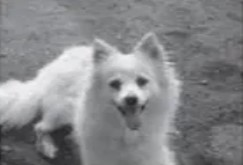
#> input picture LABS/LAB2/Img_Original.jpg, 243 x 165 px, found by its file name
$ jupyter execute 'Lab Ex_2_Image Contrast Stretching.ipynb'
#> lines starting #> are read from the running program, lines starting #| are printed output that depends on the picture; after the words box and inside, x2 and y2 are one past the last pixel; in counts of white or black regions, pixels touching at a corner belong together
# <div style="text-align:center;"> LAB EXERCISE 2 : IMAGE CONTRAST STRETCHING </div>

## Introduction:
Image enhancement is a crucial aspect of image processing that aims to improve the visual quality of images for better analysis and interpretation. One widely used technique for enhancing images is **contrast stretching**, which modifies the range of intensity values in an image to utilize the full spectrum of available pixel values. This process involves identifying the minimum and maximum intensity values present in the image and stretching these values to cover the entire range of intensity levels, typically from 0 to 255 in 8-bit images. By doing so, contrast stretching can significantly improve the visibility of features within an image, making it easier to discern details that may have been obscured in the original. This report outlines the implementation of contrast stretching on a grayscale image, detailing the steps taken, results obtained, and observations made regarding the changes in image quality and pixel distribution. Through this process, we aim to demonstrate the effectiveness of contrast stretching as a method for enhancing image clarity and detail.

In this report, we perform the following tasks on an image to apply contrast stretching:
1. Load and read the image.
2. Convert the image to grayscale.
3. Find the minimum (r_min) and maximum (r_max) pixel intensity values in the grayscale image.
4. Apply the contrast stretching formula to each pixel.
5. Display the contrast-stretched image.
6. Plot the histograms of both the original and the contrast-stretched images.
7. Provide observations based on the image and histogram analysis.

## 1. Download and read the image attached

We begin by loading the original image using OpenCV (`cv2`). The image is displayed using matplotlib to provide a visual reference of the image before any processing is applied.

[cell 1]
import cv2
import numpy as np
import matplotlib.pyplot as plt

image = cv2.imread('img_original.jpg')  # Reading the original image
#> image is the input picture: shape (165, 243, 3); mean B, G, R 137.2, 135, 134.3

plt.imshow(cv2.cvtColor(image, cv2.COLOR_BGR2RGB)) #Displaying the original image
plt.title("Original Image")
plt.axis('off')
plt.show()

[cell 2]
print("Matrix of the original color image:")
print(image)
#> (printed output is left out)

[cell 3]
print(f"Original Image Shape (Color): {image.shape}")  # Shape includes height, width, and channels
#| Original Image Shape (Color): (165, 243, 3)
print(f"Number of Channels: {image.shape[2]}")  # 3 channels (RGB)
#| Number of Channels: 3
print("Number of dimensions in the original color image:", image.ndim) # 3 Dimensions: Height,Width,Third dimension for the color channels
#| Number of dimensions in the original color image: 3

## Interpretation of the Original Color Image Properties:

1. **Image Shape**:
   - The image has a shape of **(165, 243, 3)**.
   - This indicates that the image is **165 pixels in height**, **243 pixels in width**, and has **3 channels** for color information (Red, Green, and Blue).
    - The image can be visualized as a **3D matrix**:
    - The first two dimensions define the **spatial structure** (height and width).
    - The third dimension holds the **color information** for each pixel in the form of RGB values, making it a color image.

2. **Number of Channels**:
   - The number of channels is **3**, corresponding to the **RGB color model**.
   - Each pixel in the image contains 3 values, one for each channel: **Red**, **Green**, and **Blue**.

3. **Pixel Representation**:
   - Each pixel in the image is represented by a triplet of values, e.g., **(R, G, B)**, where each value ranges from **0 to 255**.
   - The combination of these values determines the color of the pixel. For example, (255, 0, 0) represents a red pixel, (0, 255, 0) represents green, and so on.

5. **Overall Image Structure**:
   - The image can be visualized as a **3D matrix**:
     - The first two dimensions define the **spatial structure** (height and width).
     - The third dimension holds the **color information** for each pixel in the form of RGB values, making it a color image.

## 2. Convert the image into grayscale image

The image is then converted to grayscale to simplify the analysis by focusing solely on intensity values. Grayscale images have a single intensity channel, unlike color images which have three (R, G, B).

[cell 4]
gray_image = cv2.cvtColor(image, cv2.COLOR_BGR2GRAY) # Converting to grayscale
plt.imshow(gray_image, cmap='gray')
plt.title("Grayscale Image")
plt.axis('off')
plt.show()

[cell 5]
print("\nMatrix of the grayscale image:")
print(gray_image)
#> (printed output is left out)

[cell 6]
# Print grayscale image properties
print(f"Grayscale Image Shape: {gray_image.shape}")  # Shape includes only height and width
#| Grayscale Image Shape: (165, 243)
print(f"Number of Channels (Grayscale): 1")  # Only 1 channel (intensity)
print("Number of dimensions in the grayscale image:", gray_image.ndim)# Grayscale images have 2 dimensions:height and width.
#| Number of dimensions in the grayscale image: 2

## Interpretation of Grayscale Image Properties
1. **Number of Dimensions**:
   - The grayscale image has **2 dimensions**, which indicate that it can be represented as a 2D array (or matrix).
   - This means each pixel in the image is defined by its position in terms of height and width.

2. **Grayscale Image Shape**:
   - The shape of the grayscale image is **(165, 243)**.
   - This signifies that the image consists of **165 rows** (height) and **243 columns** (width).
   - In total, the image contains **40,395 pixels** (calculated as 165 × 243).

3. **Number of Channels**:
   - A grayscale image has **1 channel**, representing the intensity values of the pixels.
   - This single channel simplifies the representation of the image, focusing solely on brightness.
   - Each pixel's intensity value ranges from **0 to 255**.
   - Here, **0** corresponds to **black**, and **255** corresponds to **white**, with varying shades of gray in between.

## 3. Find the minimum (r min) and maximum (r max) pixel intensity values of the grayscale image

Next, we calculate the minimum (r_min) and maximum (r_max) pixel intensity values in the grayscale image. These values will be used in the contrast stretching formula.

[cell 7]
r_min = np.min(gray_image)
#> r_min = 35
r_max = np.max(gray_image)
#> r_max = 247

[cell 8]
print(f"Minimum intensity value (r_min): {r_min}")
#| Minimum intensity value (r_min): 35
print(f"Maximum intensity value (r_max): {r_max}")
#| Maximum intensity value (r_max): 247

# Interpretation of Intensity Values in the Image

1. **Minimum Intensity Value (r_min): 35**
   - The lowest intensity value in the image is **35**, indicating that the darkest pixel is fairly dark but not completely black, as the minimum possible value in an 8-bit image is 0.

2. **Maximum Intensity Value (r_max): 247**
   - The brightest pixel in the image has an intensity of **247**, which is very close to pure white (255), meaning the image has bright regions but no completely white areas.

## 4. For each and every pixel in the image, apply the above mentioned formula to stretch the contrast

Using the formula s = [255 * (r - r_min)] / (r_max - r_min), we apply contrast stretching to the image. This formula scales the pixel intensities based on the original image's intensity range and maps them to a new range (0-255).

[cell 9]
stretched_image = 255 * (gray_image - r_min) / (r_max - r_min) # Applying contrast stretching formula
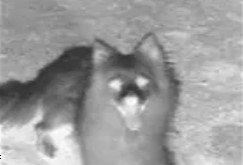
#> stretched_image: shape (165, 243) float64; min 0, max 1.2, mean 0.736; drawn with min black and max white
stretched_image = np.clip(stretched_image, 0, 255)  # Clip values to be within [0, 255]
stretched_image = stretched_image.astype(np.uint8)
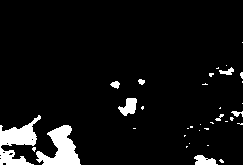
#> stretched_image: shape (165, 243); values 0 (black) and 1 (white), 6.6% white; 35 white regions (26 under 20 px), largest, box (x1, y1, x2, y2) and area: (0, 115, 41, 165) 958, (36, 125, 81, 165) 953, (118, 98, 137, 116) 208

## 5. Display the contrasted  image

The contrast-stretched image is displayed to visually inspect how the contrast enhancement has changed the image. This image  has an expanded intensity range compared to the original grayscale image.

[cell 10]
plt.imshow(stretched_image, cmap='gray') #Displaying the new contrast-stretched image
plt.title("Contrast Stretched Image")
plt.axis('off')
plt.show()

### Interpretation of the Contrast-Stretched Image

1. **Enhanced Contrast**:
   - The contrast-stretched image appears with much sharper distinction between light and dark areas. The stretching has significantly altered the pixel intensities, emphasizing bright regions and pushing darker areas closer to black.

2. **Loss of Midtones**:
   - A clear observation is the loss of midtone details. Many areas that originally had varying intensity levels now appear completely black or white, leading to a more binary look with reduced gradient transitions.

3. **Increased Brightness Extremes**:
   - Bright areas have become more pronounced, potentially over-saturated. Some bright regions that were previously detailed now appear completely white, indicating that the stretching algorithm pushed pixel values close to or equal to the maximum intensity (255).

4. **Impact on Image Features**:
   - The details and texture of the original image have been significantly diminished. While the overall contrast is higher, the image suffers from oversimplification, especially in regions that had finer gradations of intensity.

## 6. Display the histogram of both original and new image

Histograms provide a useful way to visualize the distribution of pixel intensities in an image. By comparing the histograms of the original and stretched images, we can observe how contrast stretching affects the pixel intensity distribution.

[cell 11]
plt.figure(figsize=(12,6))

plt.subplot(1, 2, 1)
plt.hist(gray_image.ravel(), bins=256, range=(0, 255), color='blue', alpha=0.7)
plt.title("Original Grayscale Image Histogram")

plt.subplot(1, 2, 2)
plt.hist(stretched_image.ravel(), bins=256, range=(0, 255), color='green', alpha=0.7)
plt.title("Contrast-Stretched Image Histogram")

plt.show()
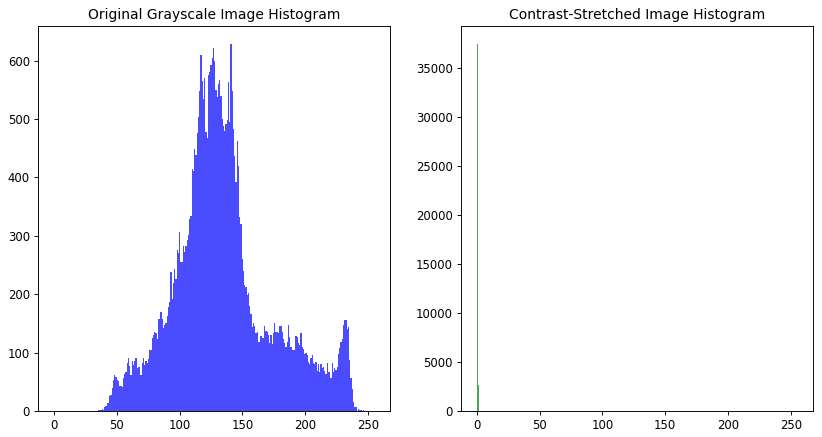
#> figure drawn by matplotlib, 2 panels; panel 1: tallest bar 628 high, from x = 140.4 to 141.4; panel 2: tallest bar 37457 high, from x = 0 to 0.996
